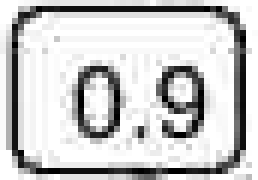
#> input picture data/crops/FE41p2_100_jpeg_16.png, 43 x 30 px (shown 6 times larger); its folder holds only this picture in this run
$ python fig07_crops.py
#> lines starting #> are read from the running program, lines starting #| are printed output that depends on the picture
"""Fig. 7 -- six real crops. The image carries pixels only: every label and reading is set as
Word text in the table beneath the figure (see build/assemble.py), so nothing is typeset inside
a bitmap. Each crop is shown at its native pixel grid (nearest-neighbour), centred on a common
3:2 canvas so the six panels align."""
import os
from PIL import Image, ImageDraw
from gallery_cases import CASES

REPO = os.path.dirname(os.path.dirname(os.path.abspath(__file__)))
CROPS = os.path.join(REPO, 'data', 'crops')
OUT = os.path.join(REPO, 'figures', 'png')
CW, CH, PAD = 600, 400, 36

for k, (cond, idx, why, lab) in enumerate(CASES):
    im = Image.open(os.path.join(CROPS, f'FE41p2_{cond}_{idx:02d}.png')).convert('RGB')
#> im is the input picture: PIL image 43x30 RGB; min 0, max 255, mean 202.8
    s = min((CW - 2 * PAD) / im.width, (CH - 2 * PAD) / im.height)
#> s = 10.93
    s = max(1, int(s))                      # integer scale keeps the native pixel grid
#> s = 10
    big = im.resize((im.width * s, im.height * s), Image.NEAREST)
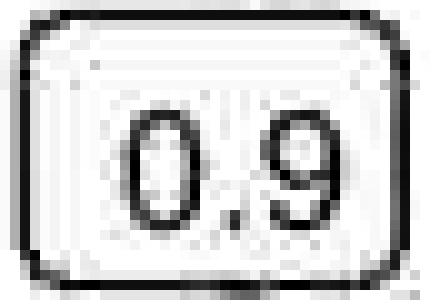
#> big: PIL image 430x300 RGB; min 0, max 255, mean 202.8
    canvas = Image.new('RGB', (CW, CH), (255, 255, 255))
#> canvas: PIL image 600x400 RGB; every value is 255
    canvas.paste(big, ((CW - big.width) // 2, (CH - big.height) // 2))
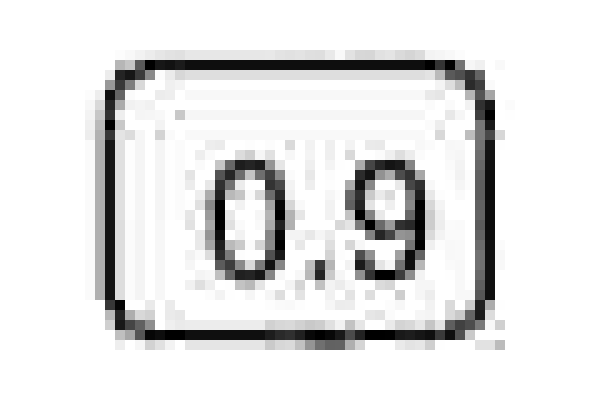
#> canvas: PIL image 600x400 RGB; min 0, max 255, mean 226.9
    ImageDraw.Draw(canvas).rectangle([0, 0, CW - 1, CH - 1], outline=(150, 150, 150), width=2)
    p = os.path.join(OUT, f'fig07_crop_{"abcdef"[k]}.png')
    canvas.save(p)
    print('wrote', p, f'scale {s}')
#| wrote figures/png/fig07_crop_a.png scale 10
#> (the run stopped early here; a loop or call above may not have finished)
